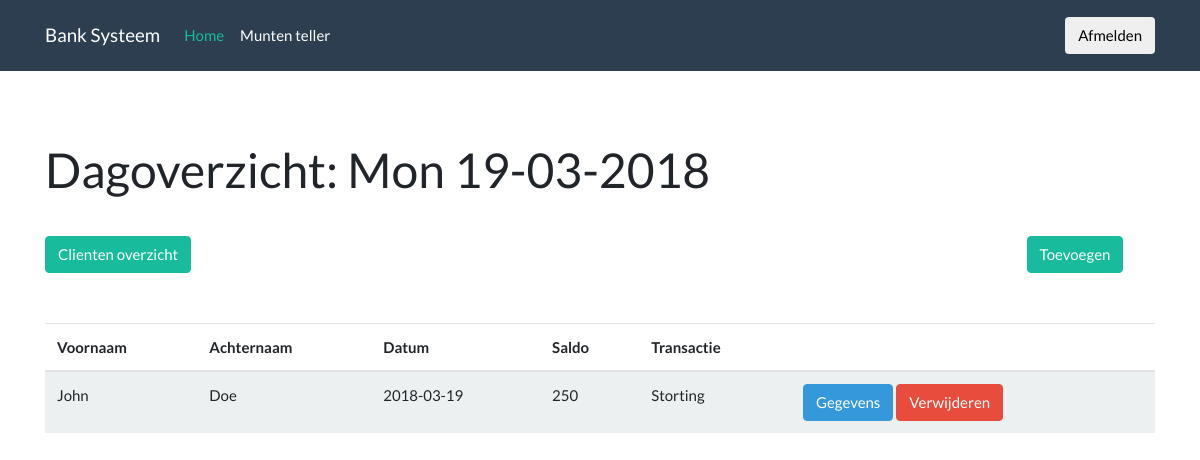
Page /daily_overview.php on the committed database.
### tables this page shows
CREATE TABLE `transactions` (
  `id` int(11) NOT NULL AUTO_INCREMENT,
  `type` varchar(45) NOT NULL,
  `user_id` int(11) DEFAULT NULL,
  `client_id` int(11) DEFAULT NULL,
  `cent5` int(11) DEFAULT NULL,
  `cent10` int(11) DEFAULT NULL,
  `cent25` int(11) DEFAULT NULL,
  `cent100` int(11) DEFAULT NULL,
  `cent250` int(11) DEFAULT NULL,
  `srd5` int(11) DEFAULT NULL,
  `srd10` int(11) DEFAULT NULL,
  `srd20` int(11) DEFAULT NULL,
  `srd50` int(11) DEFAULT NULL,
  `srd100` int(11) DEFAULT NULL,
  `prev_balance` float DEFAULT NULL,
  `created_at` date NOT NULL,
  PRIMARY KEY (`id`)
);

CREATE TABLE `clients` (
  `id` int(11) NOT NULL AUTO_INCREMENT,
  `firstname` varchar(45) DEFAULT NULL,
  `lastname` varchar(45) DEFAULT NULL,
  `address` varchar(45) DEFAULT NULL,
  `email` varchar(45) DEFAULT NULL,
  `phone` varchar(45) DEFAULT NULL,
  `accountnumber` varchar(45) DEFAULT NULL,
  `balance` float DEFAULT NULL,
  `updated_at` timestamp NULL DEFAULT NULL,
  `created_at` timestamp NULL DEFAULT NULL,
  PRIMARY KEY (`id`)
);

### daily_overview.php (the view, shortened to what this page needs)
<?php
    require 'backend/db.php';
    require 'includes/header.php';
    $curdate = date('Y-m-d');
?>
<body>
    <?php require 'includes/navbar.php'; ?>
    <div class="container">
        <div class="space70"></div>
        <h1>Dagoverzicht: <?php echo date('D d-m-Y'); ?></h1>
        <div class="row">
            <div class="col-md-12">
                <div class="space30"></div>
                <button type="button" class="btn btn-success">Clienten overzicht</button>
                <button type="button" class="btn btn-success offset-md-9">Toevoegen</button>
                <div class="space50"></div>
                <table class="table table-striped table-hover">
                    <thead>
                        <tr>
                            <th>Voornaam</th>
                            <th>Achternaam</th>
                            <th>Datum</th>
                            <th>Saldo</th>
                            <th>Transactie</th>
                            <th></th>
                        </tr>
                    </thead>
                    <tbody>
                        <?php
                            $sql = "SELECT transactions.*, clients.firstname, clients.lastname FROM transactions INNER JOIN clients ON clients.id  = transactions.user_id WHERE transactions.created_at = '$curdate'";
                            $query = $conn->query($sql);
                            while($result = $query->fetch_assoc()) {
                                $cent5 = $result['cent5'];
                                $cent10 = $result['cent10'];
                                $cent25 = $result['cent25'];
                                $cent100 = $result['cent100'];
                                $cent250 = $result['cent250'];
                                $srd5 = $result['srd5'];
                                $srd10 = $result['srd10'];
                                $srd20 = $result['srd20'];
                                $srd50 = $result['srd50'];
                                $srd100 = $result['srd100'];
                                $total = Tasks::calculate($cent5, $cent10, $cent25, $cent100, $cent250, $srd5, $srd10, $srd20, $srd50, $srd100);
                        ?>
                        <tr>
                            <td><?php echo $result['firstname']; ?></td>
                            <td><?php echo $result['lastname']; ?></td>
                            <td><?php echo $result['created_at']; ?></td>
                            <td><?php echo $total; ?></td>
                            <td><?php echo ($result['type'] == "withdrawal") ? "Opname" : "Storting"; ?></td>
                            <td>
                                <button type="button" onclick="window.location='transaction_detail.php?id=<?php echo $result['id'] ?>'" class="btn btn-info">Gegevens</button>
                                <button type="button" class="btn btn-danger">Verwijderen</button>
                            </td>
                        </tr>
                        <?php
                            }
                        ?>
                    </tbody>
                </table>
            </div>
        </div>
    </div>
<?php
    require 'includes/footer.php';
?>

### rows in the picture
transactions: clients.firstname "John", clients.lastname "Doe", created_at "2018-03-19", total "250", type "Storting"
